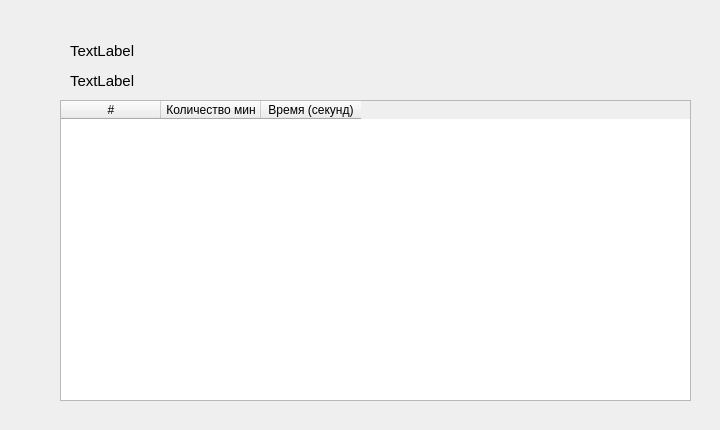
    <widget class="QWidget" name="page_2">
     <widget class="QTableWidget" name="table">
      <property name="geometry">
       <rect>
        <x>60</x>
        <y>100</y>
        <width>631</width>
        <height>301</height>
       </rect>
      </property>
      <property name="editTriggers">
       <set>QAbstractItemView::NoEditTriggers</set>
      </property>
      <property name="selectionMode">
       <enum>QAbstractItemView::SingleSelection</enum>
      </property>
      <property name="selectionBehavior">
       <enum>QAbstractItemView::SelectRows</enum>
      </property>
      <attribute name="verticalHeaderVisible">
       <bool>false</bool>
      </attribute>
      <column>
       <property name="text">
        <string>#</string>
       </property>
      </column>
      <column>
       <property name="text">
        <string>Количество мин</string>
       </property>
      </column>
      <column>
       <property name="text">
        <string>Время (секунд)</string>
       </property>
      </column>
     </widget>
     <widget class="QLabel" name="winCount">
      <property name="geometry">
       <rect>
        <x>70</x>
        <y>40</y>
        <width>521</width>
        <height>21</height>
       </rect>
      </property>
      <property name="font">
       <font>
        <family>Arial</family>
        <pointsize>11</pointsize>
       </font>
      </property>
      <property name="text">
       <string>TextLabel</string>
      </property>
     </widget>
     <widget class="QLabel" name="loseCount">
      <property name="geometry">
       <rect>
        <x>70</x>
        <y>70</y>
        <width>581</width>
        <height>21</height>
       </rect>
      </property>
      <property name="font">
       <font>
        <family>Arial</family>
        <pointsize>11</pointsize>
       </font>
      </property>
      <property name="text">
       <string>TextLabel</string>
      </property>
     </widget>
     <widget class="QLabel" name="whiteBg">
      <property name="geometry">
       <rect>
        <x>40</x>
        <y>30</y>
        <width>671</width>
        <height>391</height>
       </rect>
      </property>
      <property name="text">
       <string/>
      </property>
     </widget>
     <zorder>whiteBg</zorder>
     <zorder>table</zorder>
     <zorder>winCount</zorder>
     <zorder>loseCount</zorder>
    </widget>
